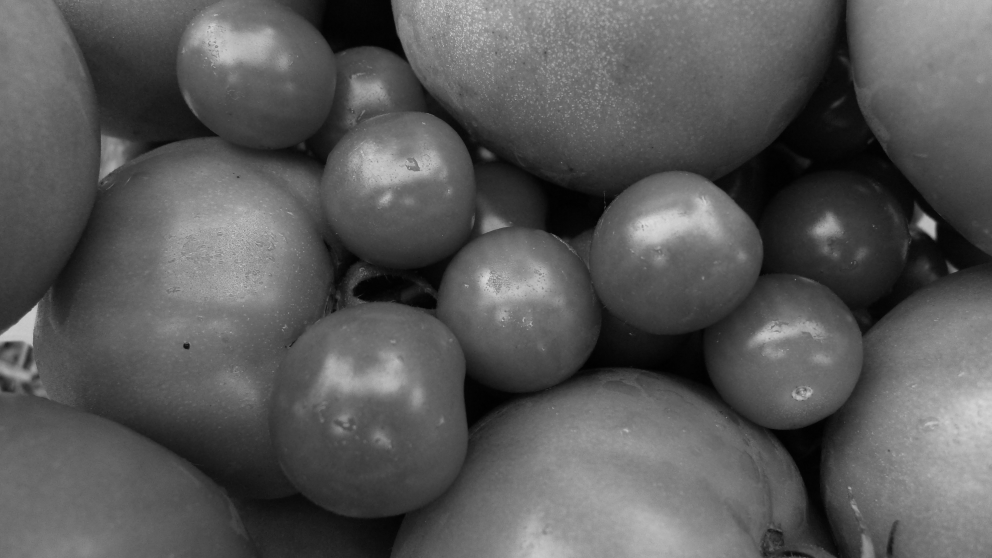
%> input picture tomato01.tif, 992 x 558 px
$ octave final0.m   (GNU Octave 9; MATLAB toolbox functions it lacks are replaced by stand-ins)
%> lines starting %> are read from the running program, lines starting %| are printed output that depends on the picture
clear all
close all

F = imread('tomato01.tif');
%> F is the input picture: size 558x992 uint8; min 0, max 217, mean 88.7
[sz1, sz2] = size(F);
%> sz1 = 558; sz2 = 992

x_axis = [0:255];
Y = hist(F, x_axis);
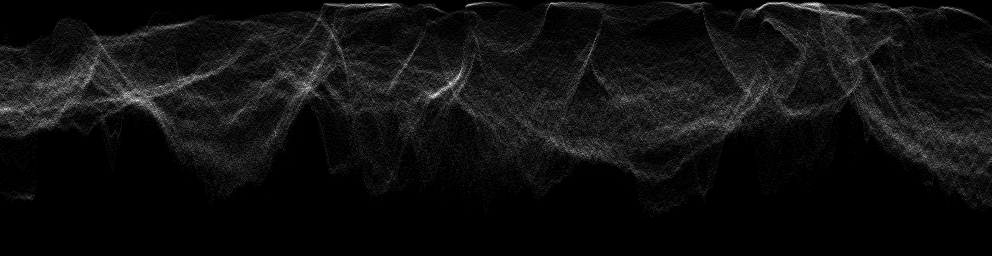
%> Y: size 256x992 double; min 0, max 36, mean 2.2; drawn with min black and max white
Z = sum(Y');
%> Z = 256 values, max 5501 at index 96, min 0 at index 219, mean 2162.2

temp = 0;
for i = 1:length(Z)
    temp = temp + Z(i);
    sum_Z(i) = temp;
end
%> this loop made 256 passes
%> temp on passes 1 to 3: 2, 142, 1452
%> after the loop, sum_Z = 256 values from 2 to 553536; temp = 553536
F_cdf = sum_Z / (sz1 * sz2);
%> F_cdf = 256 values from 3.61e-06 to 1

% bar(x_axis, Z)
% figure
% plot(x_axis,F_cdf)
% grid on

G = zeros(sz1, sz2);
for i = 1:sz1
    for j = 1:sz2
       m = F(i,j);
       G(i,j) = F_cdf(m+1) * (length(Z) - 1);
    end
end
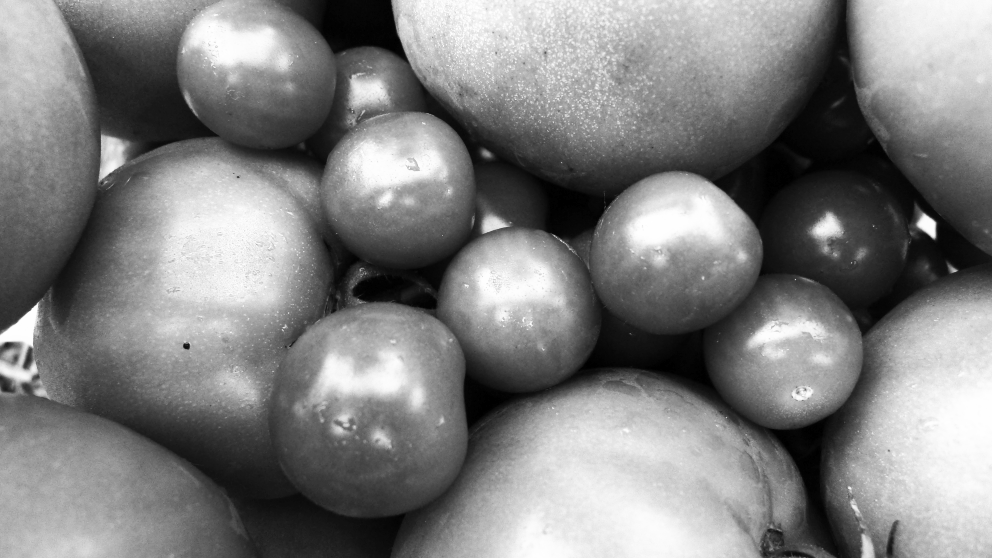
%> G: size 558x992 double; min 0.000921, max 255, mean 128.3

Y_G = hist(G,x_axis);
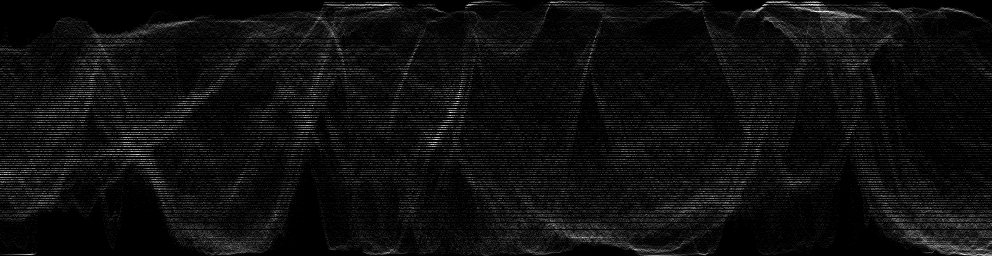
%> Y_G: size 256x992 double; min 0, max 38, mean 2.2; drawn with min black and max white
Z_G = sum(Y_G');
%> Z_G = 256 values, max 5501 at index 143, min 0 at index 4, mean 2162.2
temp = 0;
for i = 1:length(Z_G)
    temp = temp + Z_G(i);
    sum_Z_G(i) = temp;
end
%> this loop made 256 passes
%> temp on passes 1 to 3: 142, 1452, 4376
%> after the loop, sum_Z_G = 256 values from 142 to 553536; temp = 553536
G_cdf = sum_Z_G / (sz1 * sz2);
%> G_cdf = 256 values from 0.000257 to 1

colormap gray(256)
subplot(2,3,1), image(F)
subplot(2,3,2), bar(x_axis, Z)
subplot(2,3,3), plot(x_axis,F_cdf) ,grid on
subplot(2,3,4), image(G)
subplot(2,3,5), bar(x_axis, Z_G)
subplot(2,3,6), plot(x_axis,G_cdf) ,grid on
%> after `grid on`:
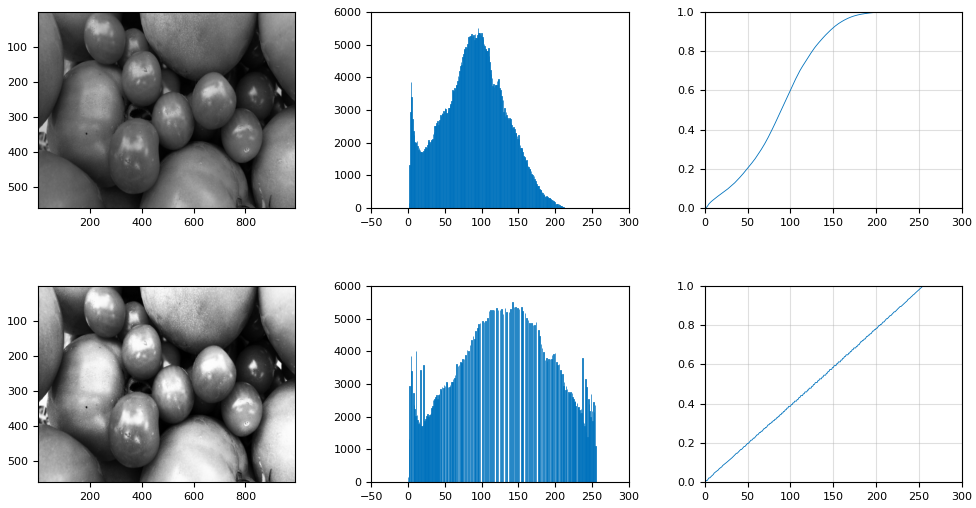
%> figure redrawn from the program's plot data, 6 panels

$ run again, with Boy02.tif copied over tomato01.tif
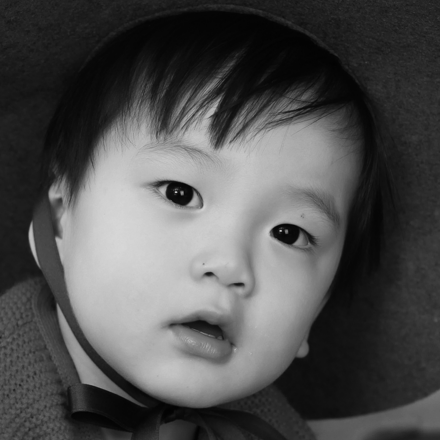
%> input picture Boy02.tif, 440 x 440 px
%> F is the input picture: size 440x440 uint8; min 2, max 215, mean 79.7
%> Z = 256 values, max 3521 at index 29, min 0 at index 1, mean 756.2
%> the loop `for i = 1:length(Z)` made 256 passes
%> temp on passes 1 to 3: 0, 0, 16
%> after the loop `for i = 1:length(Z)`: sum_Z = 256 values from 0 to 193600; temp = 193600
%> F_cdf = 256 values from 0 to 1
%> after the loop `for i = 1:sz1`:
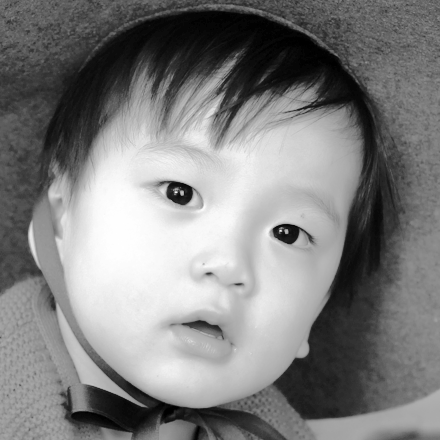
%> G: size 440x440 double; min 0.0211, max 255, mean 128.5
%> `Y_G = hist(G,x_axis);`:
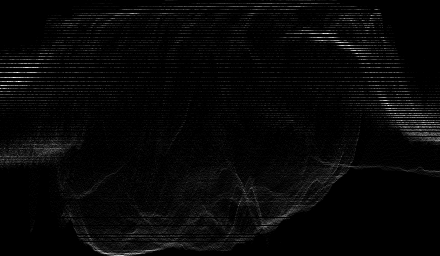
%> Y_G: size 256x440 double; min 0, max 59, mean 1.7; mean of the top-left, top-right, bottom-left and bottom-right quarters 1.5, 2, 2, 1.5; drawn with min black and max white
%> Z_G = 256 values, max 3521 at index 78, min 0 at index 2, mean 756.2
%> the loop `for i = 1:length(Z_G)` made 256 passes
%> temp on passes 1 to 3: 367, 367, 367
%> after the loop `for i = 1:length(Z_G)`: sum_Z_G = 256 values from 367 to 193600; temp = 193600
%> G_cdf = 256 values from 0.0019 to 1
